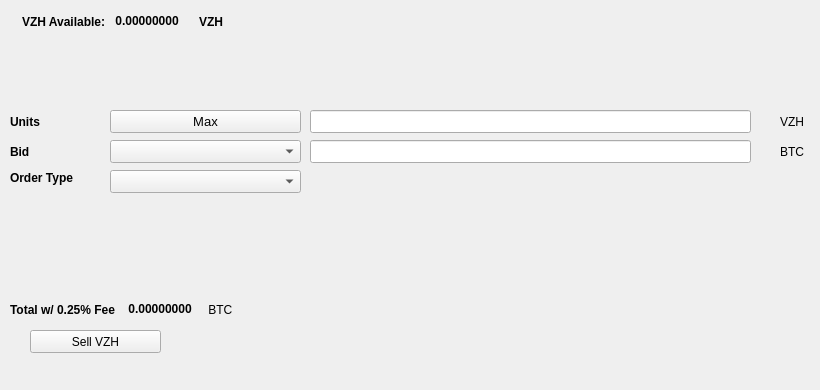
   <widget class="QWidget" name="SellTab">
    <attribute name="title">
     <string>Sell</string>
    </attribute>
    <widget class="QLabel" name="label_16">
     <property name="geometry">
      <rect>
       <x>780</x>
       <y>140</y>
       <width>31</width>
       <height>23</height>
      </rect>
     </property>
     <property name="text">
      <string>BTC</string>
     </property>
    </widget>
    <widget class="QComboBox" name="SellBidcomboBox">
     <property name="geometry">
      <rect>
       <x>110</x>
       <y>140</y>
       <width>191</width>
       <height>23</height>
      </rect>
     </property>
     <property name="font">
      <font>
       <pointsize>10</pointsize>
      </font>
     </property>
    </widget>
    <widget class="QLabel" name="label_18">
     <property name="geometry">
      <rect>
       <x>10</x>
       <y>110</y>
       <width>46</width>
       <height>23</height>
      </rect>
     </property>
     <property name="font">
      <font>
       <weight>75</weight>
       <bold>true</bold>
      </font>
     </property>
     <property name="text">
      <string>Units</string>
     </property>
    </widget>
    <widget class="QPushButton" name="Sell_Max_Amount">
     <property name="geometry">
      <rect>
       <x>110</x>
       <y>110</y>
       <width>191</width>
       <height>23</height>
      </rect>
     </property>
     <property name="font">
      <font>
       <pointsize>10</pointsize>
      </font>
     </property>
     <property name="text">
      <string>Max</string>
     </property>
    </widget>
    <widget class="QLabel" name="label_20">
     <property name="geometry">
      <rect>
       <x>10</x>
       <y>170</y>
       <width>91</width>
       <height>16</height>
      </rect>
     </property>
     <property name="font">
      <font>
       <weight>75</weight>
       <bold>true</bold>
      </font>
     </property>
     <property name="text">
      <string>Order Type</string>
     </property>
    </widget>
    <widget class="QComboBox" name="SellOrdertypeCombo">
     <property name="geometry">
      <rect>
       <x>110</x>
       <y>170</y>
       <width>191</width>
       <height>23</height>
      </rect>
     </property>
     <property name="font">
      <font>
       <pointsize>10</pointsize>
      </font>
     </property>
    </widget>
    <widget class="QLabel" name="label_21">
     <property name="geometry">
      <rect>
       <x>10</x>
       <y>140</y>
       <width>46</width>
       <height>23</height>
      </rect>
     </property>
     <property name="font">
      <font>
       <weight>75</weight>
       <bold>true</bold>
      </font>
     </property>
     <property name="text">
      <string>Bid</string>
     </property>
    </widget>
    <widget class="QLabel" name="label_22">
     <property name="geometry">
      <rect>
       <x>780</x>
       <y>110</y>
       <width>31</width>
       <height>23</height>
      </rect>
     </property>
     <property name="text">
      <string>VZH</string>
     </property>
    </widget>
    <widget class="QLineEdit" name="UnitsInputVZH">
     <property name="geometry">
      <rect>
       <x>310</x>
       <y>110</y>
       <width>441</width>
       <height>23</height>
      </rect>
     </property>
     <property name="font">
      <font>
       <pointsize>9</pointsize>
       <weight>75</weight>
       <bold>true</bold>
      </font>
     </property>
    </widget>
    <widget class="QLineEdit" name="SellBidPriceEdit">
     <property name="geometry">
      <rect>
       <x>310</x>
       <y>140</y>
       <width>441</width>
       <height>23</height>
      </rect>
     </property>
     <property name="font">
      <font>
       <pointsize>9</pointsize>
       <weight>75</weight>
       <bold>true</bold>
      </font>
     </property>
    </widget>
    <widget class="QPushButton" name="SellVZHBTN">
     <property name="geometry">
      <rect>
       <x>30</x>
       <y>330</y>
       <width>131</width>
       <height>23</height>
      </rect>
     </property>
     <property name="text">
      <string>Sell VZH</string>
     </property>
     <property name="icon">
      <iconset resource="../vizeh">
       <normaloff>:/icons/bitcoin</normaloff>:/icons/bitcoin</iconset>
     </property>
    </widget>
    <widget class="QWidget" name="layoutWidget3">
     <property name="geometry">
      <rect>
       <x>22</x>
       <y>12</y>
       <width>258</width>
       <height>19</height>
      </rect>
     </property>
     <layout class="QHBoxLayout" name="horizontalLayout">
      <item>
       <widget class="QLabel" name="label232_2">
        <property name="font">
         <font>
          <weight>75</weight>
          <bold>true</bold>
         </font>
        </property>
        <property name="text">
         <string>VZH Available:</string>
        </property>
       </widget>
      </item>
      <item>
       <widget class="QLabel" name="VZHAvailableLabel">
        <property name="palette">
         <palette>
          <active>
           <colorrole role="WindowText">
            <brush brushstyle="SolidPattern">
             <color alpha="255">
              <red>0</red>
              <green>0</green>
              <blue>0</blue>
             </color>
            </brush>
           </colorrole>
           <colorrole role="Button">
            <brush brushstyle="SolidPattern">
             <color alpha="255">
              <red>0</red>
              <green>170</green>
              <blue>0</blue>
             </color>
            </brush>
           </colorrole>
           <colorrole role="Light">
            <brush brushstyle="SolidPattern">
             <color alpha="255">
              <red>0</red>
              <green>255</green>
              <blue>0</blue>
             </color>
            </brush>
           </colorrole>
           <colorrole role="Midlight">
            <brush brushstyle="SolidPattern">
             <color alpha="255">
              <red>0</red>
              <green>212</green>
              <blue>0</blue>
             </color>
            </brush>
           </colorrole>
           <colorrole role="Dark">
            <brush brushstyle="SolidPattern">
             <color alpha="255">
              <red>0</red>
              <green>85</green>
              <blue>0</blue>
             </color>
            </brush>
           </colorrole>
           <colorrole role="Mid">
            <brush brushstyle="SolidPattern">
             <color alpha="255">
              <red>0</red>
              <green>113</green>
              <blue>0</blue>
             </color>
            </brush>
           </colorrole>
           <colorrole role="Text">
            <brush brushstyle="SolidPattern">
             <color alpha="255">
              <red>0</red>
              <green>170</green>
              <blue>0</blue>
             </color>
            </brush>
           </colorrole>
           <colorrole role="BrightText">
            <brush brushstyle="SolidPattern">
             <color alpha="255">
              <red>255</red>
              <green>255</green>
              <blue>255</blue>
             </color>
            </brush>
           </colorrole>
           <colorrole role="ButtonText">
            <brush brushstyle="SolidPattern">
             <color alpha="255">
              <red>0</red>
              <green>0</green>
              <blue>0</blue>
             </color>
            </brush>
           </colorrole>
           <colorrole role="Base">
            <brush brushstyle="SolidPattern">
             <color alpha="255">
              <red>255</red>
              <green>255</green>
              <blue>255</blue>
             </color>
            </brush>
           </colorrole>
           <colorrole role="Window">
            <brush brushstyle="SolidPattern">
             <color alpha="255">
              <red>0</red>
              <green>170</green>
              <blue>0</blue>
             </color>
            </brush>
           </colorrole>
           <colorrole role="Shadow">
            <brush brushstyle="SolidPattern">
             <color alpha="255">
              <red>0</red>
              <green>0</green>
              <blue>0</blue>
             </color>
            </brush>
           </colorrole>
           <colorrole role="AlternateBase">
            <brush brushstyle="SolidPattern">
             <color alpha="255">
              <red>127</red>
              <green>212</green>
              <blue>127</blue>
             </color>
            </brush>
           </colorrole>
           <colorrole role="ToolTipBase">
            <brush brushstyle="SolidPattern">
             <color alpha="255">
              <red>255</red>
              <green>255</green>
              <blue>220</blue>
             </color>
            </brush>
           </colorrole>
           <colorrole role="ToolTipText">
            <brush brushstyle="SolidPattern">
             <color alpha="255">
              <red>0</red>
              <green>0</green>
              <blue>0</blue>
             </color>
            </brush>
           </colorrole>
          </active>
          <inactive>
           <colorrole role="WindowText">
            <brush brushstyle="SolidPattern">
             <color alpha="255">
              <red>0</red>
              <green>0</green>
              <blue>0</blue>
             </color>
            </brush>
           </colorrole>
           <colorrole role="Button">
            <brush brushstyle="SolidPattern">
             <color alpha="255">
              <red>0</red>
              <green>170</green>
              <blue>0</blue>
             </color>
            </brush>
           </colorrole>
           <colorrole role="Light">
            <brush brushstyle="SolidPattern">
             <color alpha="255">
              <red>0</red>
              <green>255</green>
              <blue>0</blue>
             </color>
            </brush>
           </colorrole>
           <colorrole role="Midlight">
            <brush brushstyle="SolidPattern">
             <color alpha="255">
              <red>0</red>
              <green>212</green>
              <blue>0</blue>
             </color>
            </brush>
           </colorrole>
           <colorrole role="Dark">
            <brush brushstyle="SolidPattern">
             <color alpha="255">
              <red>0</red>
              <green>85</green>
              <blue>0</blue>
             </color>
            </brush>
           </colorrole>
           <colorrole role="Mid">
            <brush brushstyle="SolidPattern">
             <color alpha="255">
              <red>0</red>
              <green>113</green>
              <blue>0</blue>
             </color>
            </brush>
           </colorrole>
           <colorrole role="Text">
            <brush brushstyle="SolidPattern">
             <color alpha="255">
              <red>0</red>
              <green>170</green>
              <blue>0</blue>
             </color>
            </brush>
           </colorrole>
           <colorrole role="BrightText">
            <brush brushstyle="SolidPattern">
             <color alpha="255">
              <red>255</red>
              <green>255</green>
              <blue>255</blue>
             </color>
            </brush>
           </colorrole>
           <colorrole role="ButtonText">
            <brush brushstyle="SolidPattern">
             <color alpha="255">
              <red>0</red>
              <green>0</green>
              <blue>0</blue>
             </color>
            </brush>
           </colorrole>
           <colorrole role="Base">
            <brush brushstyle="SolidPattern">
             <color alpha="255">
              <red>255</red>
              <green>255</green>
              <blue>255</blue>
             </color>
            </brush>
           </colorrole>
           <colorrole role="Window">
            <brush brushstyle="SolidPattern">
             <color alpha="255">
              <red>0</red>
              <green>170</green>
              <blue>0</blue>
             </color>
            </brush>
           </colorrole>
           <colorrole role="Shadow">
            <brush brushstyle="SolidPattern">
             <color alpha="255">
              <red>0</red>
              <green>0</green>
              <blue>0</blue>
             </color>
            </brush>
           </colorrole>
           <colorrole role="AlternateBase">
            <brush brushstyle="SolidPattern">
             <color alpha="255">
              <red>127</red>
              <green>212</green>
              <blue>127</blue>
             </color>
            </brush>
           </colorrole>
           <colorrole role="ToolTipBase">
            <brush brushstyle="SolidPattern">
             <color alpha="255">
              <red>255</red>
              <green>255</green>
              <blue>220</blue>
             </color>
            </brush>
           </colorrole>
           <colorrole role="ToolTipText">
            <brush brushstyle="SolidPattern">
             <color alpha="255">
              <red>0</red>
              <green>0</green>
              <blue>0</blue>
             </color>
            </brush>
           </colorrole>
          </inactive>
          <disabled>
           <colorrole role="WindowText">
            <brush brushstyle="SolidPattern">
             <color alpha="255">
              <red>0</red>
              <green>85</green>
              <blue>0</blue>
             </color>
            </brush>
           </colorrole>
           <colorrole role="Button">
            <brush brushstyle="SolidPattern">
             <color alpha="255">
              <red>0</red>
              <green>170</green>
              <blue>0</blue>
             </color>
            </brush>
           </colorrole>
           <colorrole role="Light">
            <brush brushstyle="SolidPattern">
             <color alpha="255">
              <red>0</red>
              <green>255</green>
              <blue>0</blue>
             </color>
            </brush>
           </colorrole>
           <colorrole role="Midlight">
            <brush brushstyle="SolidPattern">
             <color alpha="255">
              <red>0</red>
              <green>212</green>
              <blue>0</blue>
             </color>
            </brush>
           </colorrole>
           <colorrole role="Dark">
            <brush brushstyle="SolidPattern">
             <color alpha="255">
              <red>0</red>
              <green>85</green>
              <blue>0</blue>
             </color>
            </brush>
           </colorrole>
           <colorrole role="Mid">
            <brush brushstyle="SolidPattern">
             <color alpha="255">
              <red>0</red>
              <green>113</green>
              <blue>0</blue>
             </color>
            </brush>
           </colorrole>
           <colorrole role="Text">
            <brush brushstyle="SolidPattern">
             <color alpha="255">
              <red>0</red>
              <green>85</green>
              <blue>0</blue>
             </color>
            </brush>
           </colorrole>
           <colorrole role="BrightText">
            <brush brushstyle="SolidPattern">
             <color alpha="255">
              <red>255</red>
              <green>255</green>
              <blue>255</blue>
             </color>
            </brush>
           </colorrole>
           <colorrole role="ButtonText">
            <brush brushstyle="SolidPattern">
             <color alpha="255">
              <red>0</red>
              <green>85</green>
              <blue>0</blue>
             </color>
            </brush>
           </colorrole>
           <colorrole role="Base">
            <brush brushstyle="SolidPattern">
             <color alpha="255">
              <red>0</red>
              <green>170</green>
              <blue>0</blue>
             </color>
            </brush>
           </colorrole>
           <colorrole role="Window">
            <brush brushstyle="SolidPattern">
             <color alpha="255">
              <red>0</red>
              <green>170</green>
              <blue>0</blue>
             </color>
            </brush>
           </colorrole>
           <colorrole role="Shadow">
            <brush brushstyle="SolidPattern">
             <color alpha="255">
              <red>0</red>
              <green>0</green>
              <blue>0</blue>
             </color>
            </brush>
           </colorrole>
           <colorrole role="AlternateBase">
            <brush brushstyle="SolidPattern">
             <color alpha="255">
              <red>0</red>
              <green>170</green>
              <blue>0</blue>
             </color>
            </brush>
           </colorrole>
           <colorrole role="ToolTipBase">
            <brush brushstyle="SolidPattern">
             <color alpha="255">
              <red>255</red>
              <green>255</green>
              <blue>220</blue>
             </color>
            </brush>
           </colorrole>
           <colorrole role="ToolTipText">
            <brush brushstyle="SolidPattern">
             <color alpha="255">
              <red>0</red>
              <green>0</green>
              <blue>0</blue>
             </color>
            </brush>
           </colorrole>
          </disabled>
         </palette>
        </property>
        <property name="font">
         <font>
          <weight>75</weight>
          <bold>true</bold>
         </font>
        </property>
        <property name="text">
         <string> 0.00000000 </string>
        </property>
        <property name="textInteractionFlags">
         <set>Qt::LinksAccessibleByMouse|Qt::TextSelectableByKeyboard|Qt::TextSelectableByMouse</set>
        </property>
       </widget>
      </item>
      <item>
       <widget class="QLabel" name="labelVZH">
        <property name="font">
         <font>
          <weight>75</weight>
          <bold>true</bold>
         </font>
        </property>
        <property name="text">
         <string>VZH</string>
        </property>
       </widget>
      </item>
     </layout>
    </widget>
    <widget class="QWidget" name="layoutWidget">
     <property name="geometry">
      <rect>
       <x>10</x>
       <y>300</y>
       <width>268</width>
       <height>19</height>
      </rect>
     </property>
     <layout class="QHBoxLayout" name="horizontalLayout_2">
      <item>
       <widget class="QLabel" name="label_19">
        <property name="font">
         <font>
          <weight>75</weight>
          <bold>true</bold>
         </font>
        </property>
        <property name="text">
         <string>Total w/ 0.25% Fee </string>
        </property>
       </widget>
      </item>
      <item>
       <widget class="QLabel" name="SellCostLabel">
        <property name="palette">
         <palette>
          <active>
           <colorrole role="WindowText">
            <brush brushstyle="SolidPattern">
             <color alpha="255">
              <red>0</red>
              <green>0</green>
              <blue>0</blue>
             </color>
            </brush>
           </colorrole>
           <colorrole role="Button">
            <brush brushstyle="SolidPattern">
             <color alpha="255">
              <red>0</red>
              <green>170</green>
              <blue>0</blue>
             </color>
            </brush>
           </colorrole>
           <colorrole role="Light">
            <brush brushstyle="SolidPattern">
             <color alpha="255">
              <red>0</red>
              <green>255</green>
              <blue>0</blue>
             </color>
            </brush>
           </colorrole>
           <colorrole role="Midlight">
            <brush brushstyle="SolidPattern">
             <color alpha="255">
              <red>0</red>
              <green>212</green>
              <blue>0</blue>
             </color>
            </brush>
           </colorrole>
           <colorrole role="Dark">
            <brush brushstyle="SolidPattern">
             <color alpha="255">
              <red>0</red>
              <green>85</green>
              <blue>0</blue>
             </color>
            </brush>
           </colorrole>
           <colorrole role="Mid">
            <brush brushstyle="SolidPattern">
             <color alpha="255">
              <red>0</red>
              <green>113</green>
              <blue>0</blue>
             </color>
            </brush>
           </colorrole>
           <colorrole role="Text">
            <brush brushstyle="SolidPattern">
             <color alpha="255">
              <red>0</red>
              <green>170</green>
              <blue>0</blue>
             </color>
            </brush>
           </colorrole>
           <colorrole role="BrightText">
            <brush brushstyle="SolidPattern">
             <color alpha="255">
              <red>255</red>
              <green>255</green>
              <blue>255</blue>
             </color>
            </brush>
           </colorrole>
           <colorrole role="ButtonText">
            <brush brushstyle="SolidPattern">
             <color alpha="255">
              <red>0</red>
              <green>0</green>
              <blue>0</blue>
             </color>
            </brush>
           </colorrole>
           <colorrole role="Base">
            <brush brushstyle="SolidPattern">
             <color alpha="255">
              <red>255</red>
              <green>255</green>
              <blue>255</blue>
             </color>
            </brush>
           </colorrole>
           <colorrole role="Window">
            <brush brushstyle="SolidPattern">
             <color alpha="255">
              <red>0</red>
              <green>170</green>
              <blue>0</blue>
             </color>
            </brush>
           </colorrole>
           <colorrole role="Shadow">
            <brush brushstyle="SolidPattern">
             <color alpha="255">
              <red>0</red>
              <green>0</green>
              <blue>0</blue>
             </color>
            </brush>
           </colorrole>
           <colorrole role="AlternateBase">
            <brush brushstyle="SolidPattern">
             <color alpha="255">
              <red>127</red>
              <green>212</green>
              <blue>127</blue>
             </color>
            </brush>
           </colorrole>
           <colorrole role="ToolTipBase">
            <brush brushstyle="SolidPattern">
             <color alpha="255">
              <red>255</red>
              <green>255</green>
              <blue>220</blue>
             </color>
            </brush>
           </colorrole>
           <colorrole role="ToolTipText">
            <brush brushstyle="SolidPattern">
             <color alpha="255">
              <red>0</red>
              <green>0</green>
              <blue>0</blue>
             </color>
            </brush>
           </colorrole>
          </active>
          <inactive>
           <colorrole role="WindowText">
            <brush brushstyle="SolidPattern">
             <color alpha="255">
              <red>0</red>
              <green>0</green>
              <blue>0</blue>
             </color>
            </brush>
           </colorrole>
           <colorrole role="Button">
            <brush brushstyle="SolidPattern">
             <color alpha="255">
              <red>0</red>
              <green>170</green>
              <blue>0</blue>
             </color>
            </brush>
           </colorrole>
           <colorrole role="Light">
            <brush brushstyle="SolidPattern">
             <color alpha="255">
              <red>0</red>
              <green>255</green>
              <blue>0</blue>
             </color>
            </brush>
           </colorrole>
           <colorrole role="Midlight">
            <brush brushstyle="SolidPattern">
             <color alpha="255">
              <red>0</red>
              <green>212</green>
              <blue>0</blue>
             </color>
            </brush>
           </colorrole>
           <colorrole role="Dark">
            <brush brushstyle="SolidPattern">
             <color alpha="255">
              <red>0</red>
              <green>85</green>
              <blue>0</blue>
             </color>
            </brush>
           </colorrole>
           <colorrole role="Mid">
            <brush brushstyle="SolidPattern">
             <color alpha="255">
              <red>0</red>
              <green>113</green>
              <blue>0</blue>
             </color>
            </brush>
           </colorrole>
           <colorrole role="Text">
            <brush brushstyle="SolidPattern">
             <color alpha="255">
              <red>0</red>
              <green>170</green>
              <blue>0</blue>
             </color>
            </brush>
           </colorrole>
           <colorrole role="BrightText">
            <brush brushstyle="SolidPattern">
             <color alpha="255">
              <red>255</red>
              <green>255</green>
              <blue>255</blue>
             </color>
            </brush>
           </colorrole>
           <colorrole role="ButtonText">
            <brush brushstyle="SolidPattern">
             <color alpha="255">
              <red>0</red>
              <green>0</green>
              <blue>0</blue>
             </color>
            </brush>
           </colorrole>
           <colorrole role="Base">
            <brush brushstyle="SolidPattern">
             <color alpha="255">
              <red>255</red>
              <green>255</green>
              <blue>255</blue>
             </color>
            </brush>
           </colorrole>
           <colorrole role="Window">
            <brush brushstyle="SolidPattern">
             <color alpha="255">
              <red>0</red>
              <green>170</green>
              <blue>0</blue>
             </color>
            </brush>
           </colorrole>
           <colorrole role="Shadow">
            <brush brushstyle="SolidPattern">
             <color alpha="255">
              <red>0</red>
              <green>0</green>
              <blue>0</blue>
             </color>
            </brush>
           </colorrole>
           <colorrole role="AlternateBase">
            <brush brushstyle="SolidPattern">
             <color alpha="255">
              <red>127</red>
              <green>212</green>
              <blue>127</blue>
             </color>
            </brush>
           </colorrole>
           <colorrole role="ToolTipBase">
            <brush brushstyle="SolidPattern">
             <color alpha="255">
              <red>255</red>
              <green>255</green>
              <blue>220</blue>
             </color>
            </brush>
           </colorrole>
           <colorrole role="ToolTipText">
            <brush brushstyle="SolidPattern">
             <color alpha="255">
              <red>0</red>
              <green>0</green>
              <blue>0</blue>
             </color>
            </brush>
           </colorrole>
          </inactive>
          <disabled>
           <colorrole role="WindowText">
            <brush brushstyle="SolidPattern">
             <color alpha="255">
              <red>0</red>
              <green>85</green>
              <blue>0</blue>
             </color>
            </brush>
           </colorrole>
           <colorrole role="Button">
            <brush brushstyle="SolidPattern">
             <color alpha="255">
              <red>0</red>
              <green>170</green>
              <blue>0</blue>
             </color>
            </brush>
           </colorrole>
           <colorrole role="Light">
            <brush brushstyle="SolidPattern">
             <color alpha="255">
              <red>0</red>
              <green>255</green>
              <blue>0</blue>
             </color>
            </brush>
           </colorrole>
           <colorrole role="Midlight">
            <brush brushstyle="SolidPattern">
             <color alpha="255">
              <red>0</red>
              <green>212</green>
              <blue>0</blue>
             </color>
            </brush>
           </colorrole>
           <colorrole role="Dark">
            <brush brushstyle="SolidPattern">
             <color alpha="255">
              <red>0</red>
              <green>85</green>
              <blue>0</blue>
             </color>
            </brush>
           </colorrole>
           <colorrole role="Mid">
            <brush brushstyle="SolidPattern">
             <color alpha="255">
              <red>0</red>
              <green>113</green>
              <blue>0</blue>
             </color>
            </brush>
           </colorrole>
           <colorrole role="Text">
            <brush brushstyle="SolidPattern">
             <color alpha="255">
              <red>0</red>
              <green>85</green>
              <blue>0</blue>
             </color>
            </brush>
           </colorrole>
           <colorrole role="BrightText">
            <brush brushstyle="SolidPattern">
             <color alpha="255">
              <red>255</red>
              <green>255</green>
              <blue>255</blue>
             </color>
            </brush>
           </colorrole>
           <colorrole role="ButtonText">
            <brush brushstyle="SolidPattern">
             <color alpha="255">
              <red>0</red>
              <green>85</green>
              <blue>0</blue>
             </color>
            </brush>
           </colorrole>
           <colorrole role="Base">
            <brush brushstyle="SolidPattern">
             <color alpha="255">
              <red>0</red>
              <green>170</green>
              <blue>0</blue>
             </color>
            </brush>
           </colorrole>
           <colorrole role="Window">
            <brush brushstyle="SolidPattern">
             <color alpha="255">
              <red>0</red>
              <green>170</green>
              <blue>0</blue>
             </color>
            </brush>
           </colorrole>
           <colorrole role="Shadow">
            <brush brushstyle="SolidPattern">
             <color alpha="255">
              <red>0</red>
              <green>0</green>
              <blue>0</blue>
             </color>
            </brush>
           </colorrole>
           <colorrole role="AlternateBase">
            <brush brushstyle="SolidPattern">
             <color alpha="255">
              <red>0</red>
              <green>170</green>
              <blue>0</blue>
             </color>
            </brush>
           </colorrole>
           <colorrole role="ToolTipBase">
            <brush brushstyle="SolidPattern">
             <color alpha="255">
              <red>255</red>
              <green>255</green>
              <blue>220</blue>
             </color>
            </brush>
           </colorrole>
           <colorrole role="ToolTipText">
            <brush brushstyle="SolidPattern">
             <color alpha="255">
              <red>0</red>
              <green>0</green>
              <blue>0</blue>
             </color>
            </brush>
           </colorrole>
          </disabled>
         </palette>
        </property>
        <property name="font">
         <font>
          <weight>75</weight>
          <bold>true</bold>
         </font>
        </property>
        <property name="autoFillBackground">
         <bool>false</bool>
        </property>
        <property name="text">
         <string> 0.00000000</string>
        </property>
        <property name="textInteractionFlags">
         <set>Qt::LinksAccessibleByMouse|Qt::TextSelectableByMouse</set>
        </property>
       </widget>
      </item>
      <item>
       <widget class="QLabel" name="label_17">
        <property name="font">
         <font>
          <weight>50</weight>
          <bold>false</bold>
         </font>
        </property>
        <property name="text">
         <string> BTC</string>
        </property>
       </widget>
      </item>
     </layout>
    </widget>
    <widget class="QLabel" name="label_23">
     <property name="geometry">
      <rect>
       <x>460</x>
       <y>300</y>
       <width>281</width>
       <height>81</height>
      </rect>
     </property>
     <property name="text">
      <string/>
     </property>
     <property name="pixmap">
      <pixmap>:/images/bittrex</pixmap>
     </property>
    </widget>
   </widget>
